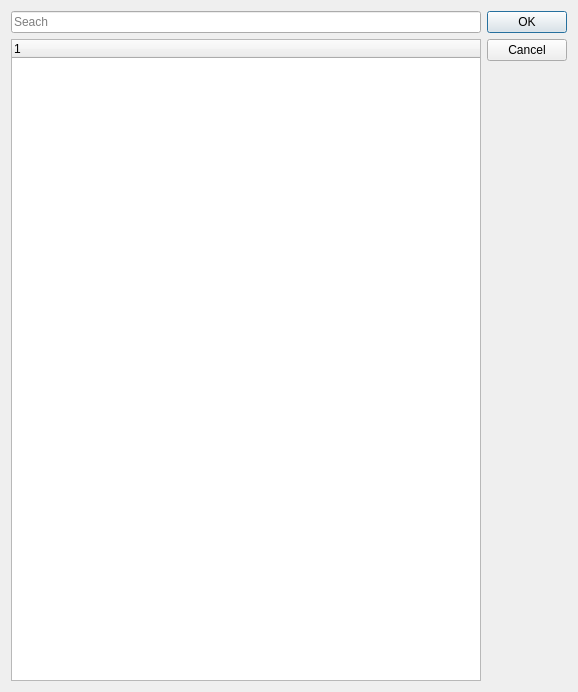
<?xml version="1.0" encoding="UTF-8"?>
<ui version="4.0">
 <class>Dialog</class>
 <widget class="QDialog" name="Dialog">
  <property name="geometry">
   <rect>
    <x>0</x>
    <y>0</y>
    <width>578</width>
    <height>692</height>
   </rect>
  </property>
  <property name="windowTitle">
   <string>Dialog</string>
  </property>
  <layout class="QGridLayout" name="gridLayout">
   <item row="1" column="0">
    <widget class="QTreeWidget" name="treeWidget">
     <column>
      <property name="text">
       <string notr="true">1</string>
      </property>
     </column>
    </widget>
   </item>
   <item row="0" column="0">
    <widget class="QLineEdit" name="lineEdit">
     <property name="placeholderText">
      <string>Seach</string>
     </property>
    </widget>
   </item>
   <item row="0" column="1" rowspan="2">
    <widget class="QDialogButtonBox" name="buttonBox">
     <property name="orientation">
      <enum>Qt::Vertical</enum>
     </property>
     <property name="standardButtons">
      <set>QDialogButtonBox::Cancel|QDialogButtonBox::Ok</set>
     </property>
    </widget>
   </item>
  </layout>
 </widget>
 <resources/>
 <connections>
  <connection>
   <sender>buttonBox</sender>
   <signal>accepted()</signal>
   <receiver>Dialog</receiver>
   <slot>accept()</slot>
   <hints>
    <hint type="sourcelabel">
     <x>248</x>
     <y>254</y>
    </hint>
    <hint type="destinationlabel">
     <x>157</x>
     <y>274</y>
    </hint>
   </hints>
  </connection>
  <connection>
   <sender>buttonBox</sender>
   <signal>rejected()</signal>
   <receiver>Dialog</receiver>
   <slot>reject()</slot>
   <hints>
    <hint type="sourcelabel">
     <x>316</x>
     <y>260</y>
    </hint>
    <hint type="destinationlabel">
     <x>286</x>
     <y>274</y>
    </hint>
   </hints>
  </connection>
 </connections>
</ui>
